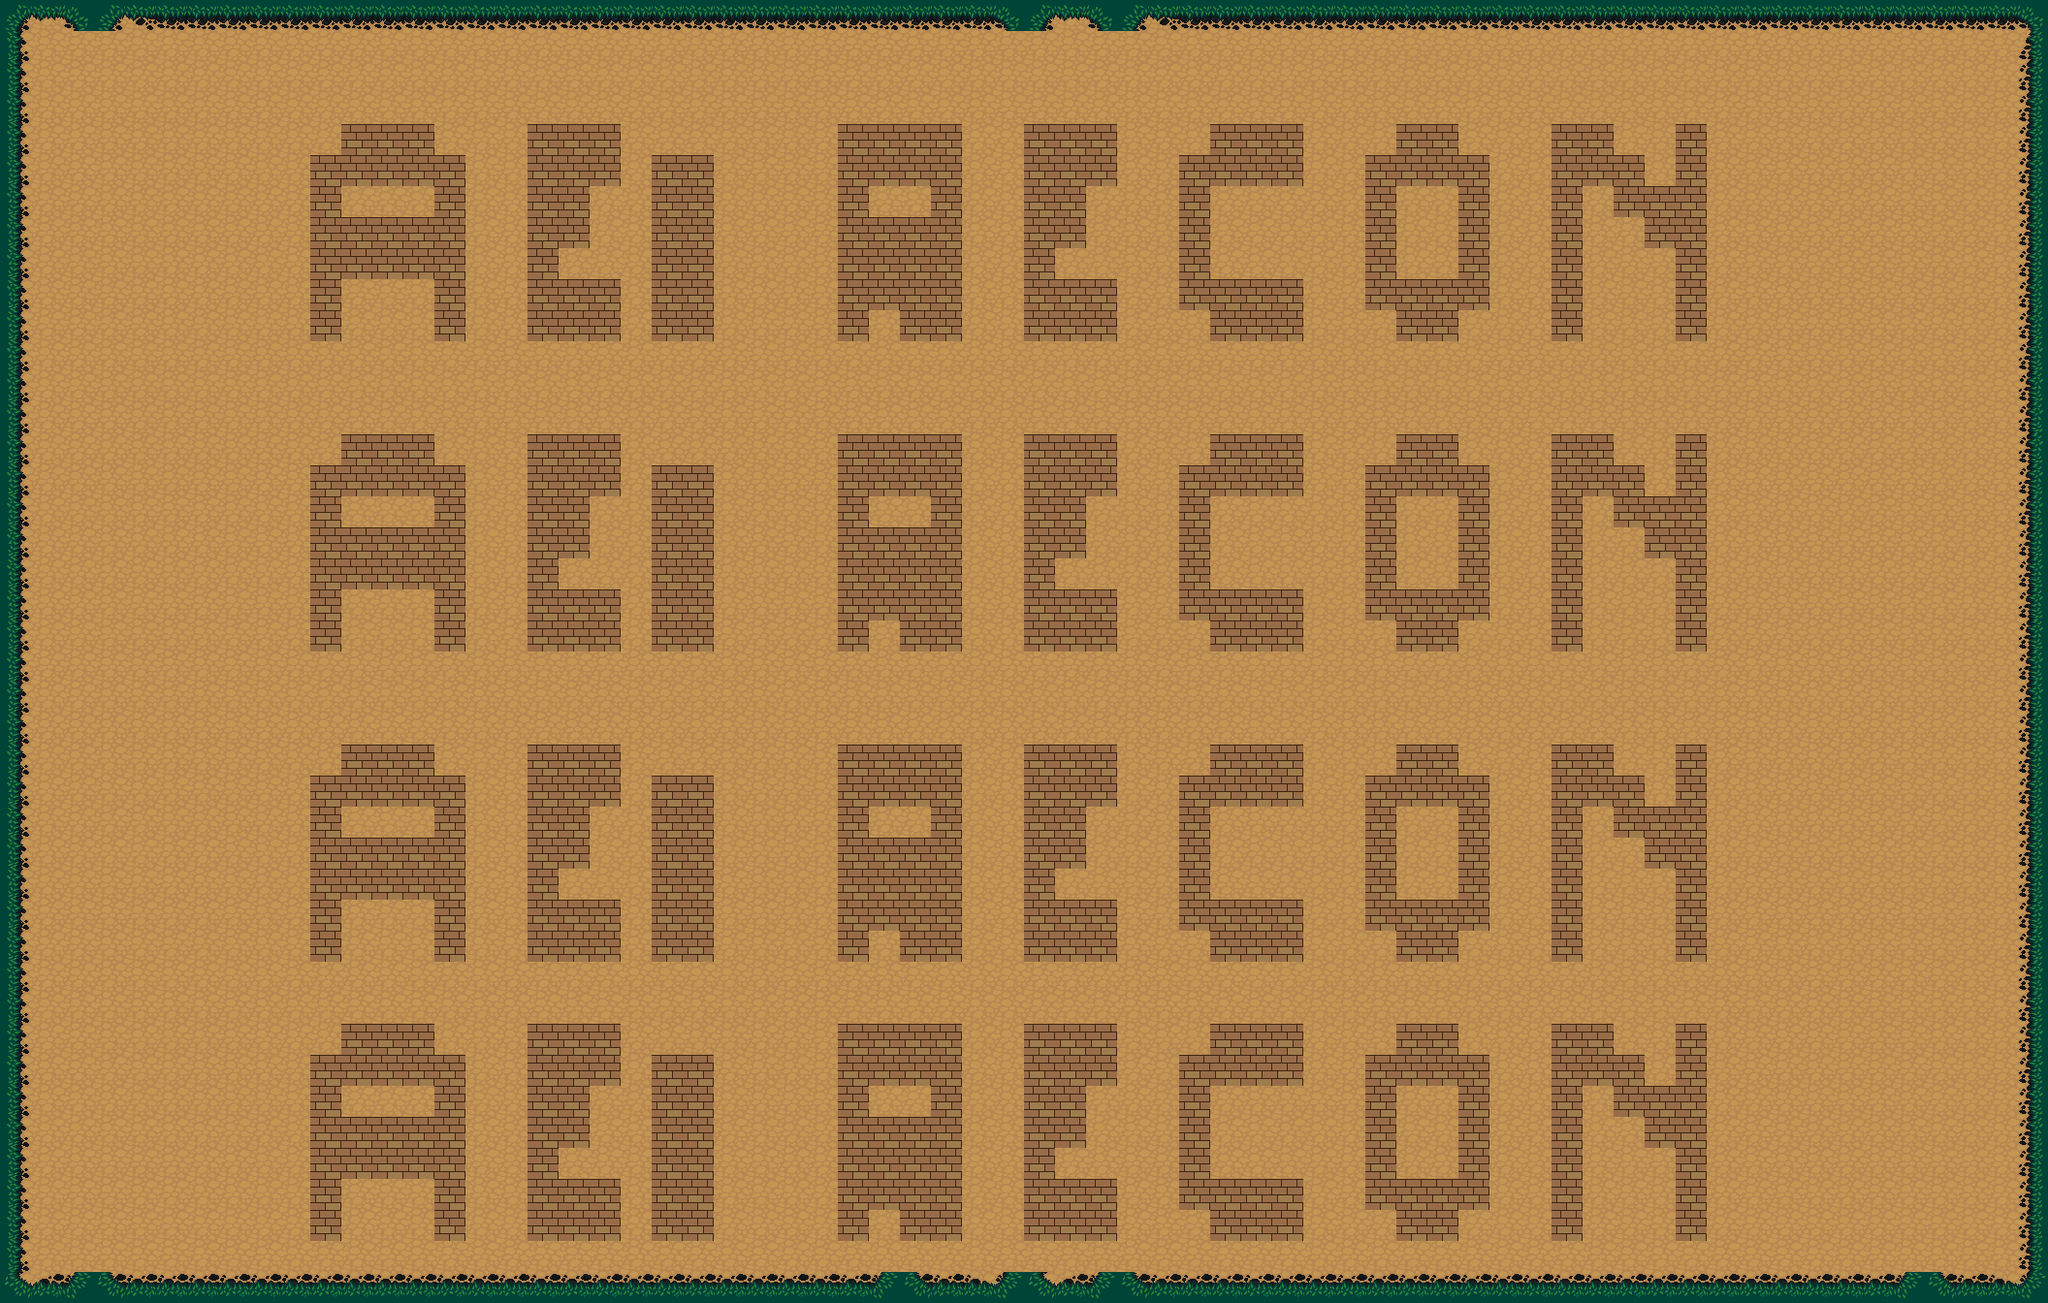

Below is a game level as drawn by its tile map, then a one-line description and the .tmx that defines it (tile-layer data replaced by summaries):
An orthogonal 66x42 tile map with 32x32 px tiles, 6 tile layers (Ground, Frame Destroyed, Frame, Dekor, ...).

<map version="1.10" tiledversion="1.10.1" orientation="orthogonal" renderorder="right-down" width="66" height="42" tilewidth="32" tileheight="32" infinite="0" nextlayerid="8" nextobjectid="77">
 <editorsettings>
  <export format="json" />
 </editorsettings>
 <properties>
  <property name="Description" value="Welcome to the multiplayer arena for AE re:connect event. This arena is build for two players. Have fun!" />
  <property name="Name" value="AE Re:connect" />
  <property name="forMultiPlayer" type="bool" value="true" />
  <property name="numPlayers" type="int" value="2" />
 </properties>
 <tileset firstgid="1" source="../Terrain.tsx" />
 <layer id="1" name="Ground" width="66" height="42">
  <data>[2772 cells, 2772 non-empty, 1 distinct tile ids]</data>
 </layer>
 <layer id="6" name="Frame Destroyed" width="66" height="42">
  <data>[2772 cells, 210 non-empty, 8 distinct tile ids]</data>
 </layer>
 <layer id="2" name="Frame" width="66" height="42">
  <data>[2772 cells, 812 non-empty, 9 distinct tile ids]</data>
 </layer>
 <layer id="3" name="Dekor" width="66" height="42">
  <data>[2772 cells, 0 non-empty, 0 distinct tile ids]</data>
 </layer>
 <layer id="4" name="Bonus" width="66" height="42">
  <data>[2772 cells, 0 non-empty, 0 distinct tile ids]</data>
 </layer>
 <layer id="5" name="Persons" width="66" height="42">
  <properties>
   <property name="enemyEmitterActive" type="bool" value="false" />
   <property name="enemyNumEmitting" type="int" value="5" />
   <property name="enemyTimeEmitting" type="int" value="6000" />
  </properties>
  <data>[2772 cells, 0 non-empty, 0 distinct tile ids]</data>
 </layer>
</map>